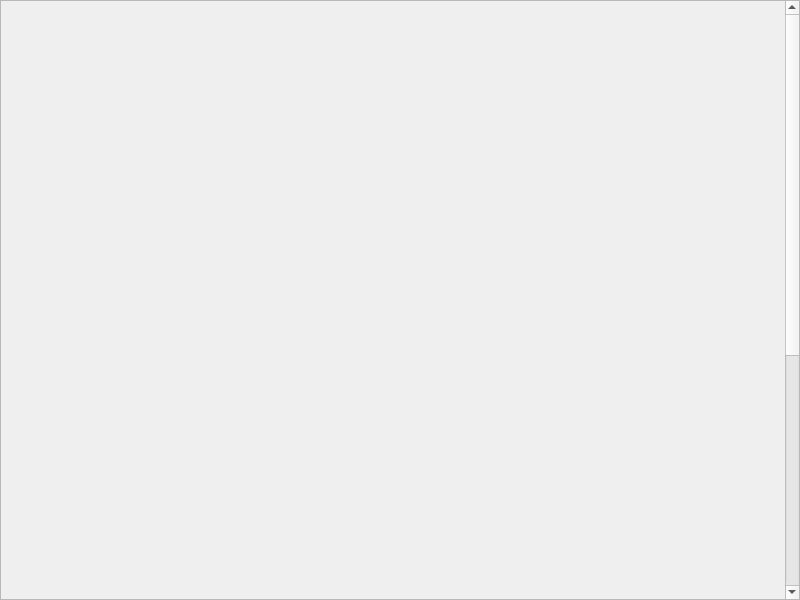
<?xml version="1.0" encoding="UTF-8"?>
<ui version="4.0">
 <class>DetailsPage</class>
 <widget class="QWidget" name="DetailsPage">
  <property name="geometry">
   <rect>
    <x>0</x>
    <y>0</y>
    <width>800</width>
    <height>600</height>
   </rect>
  </property>
  <property name="minimumSize">
   <size>
    <width>0</width>
    <height>600</height>
   </size>
  </property>
  <property name="windowTitle">
   <string>Form</string>
  </property>
  <layout class="QGridLayout" name="gridLayout_2">
   <property name="leftMargin">
    <number>0</number>
   </property>
   <property name="topMargin">
    <number>0</number>
   </property>
   <property name="rightMargin">
    <number>0</number>
   </property>
   <property name="bottomMargin">
    <number>0</number>
   </property>
   <item row="0" column="0">
    <widget class="QScrollArea" name="scrollArea">
     <property name="widgetResizable">
      <bool>true</bool>
     </property>
     <widget class="QWidget" name="scrollAreaWidgetContents">
      <property name="geometry">
       <rect>
        <x>0</x>
        <y>0</y>
        <width>777</width>
        <height>1000</height>
       </rect>
      </property>
      <property name="minimumSize">
       <size>
        <width>0</width>
        <height>1000</height>
       </size>
      </property>
      <property name="maximumSize">
       <size>
        <width>16777215</width>
        <height>16777215</height>
       </size>
      </property>
      <widget class="QWidget" name="gridLayoutWidget">
       <property name="geometry">
        <rect>
         <x>0</x>
         <y>0</y>
         <width>801</width>
         <height>1137</height>
        </rect>
       </property>
       <layout class="QGridLayout" name="features_gridLayout">
        <property name="sizeConstraint">
         <enum>QLayout::SetNoConstraint</enum>
        </property>
        <property name="leftMargin">
         <number>30</number>
        </property>
        <property name="topMargin">
         <number>30</number>
        </property>
        <property name="rightMargin">
         <number>30</number>
        </property>
        <property name="bottomMargin">
         <number>30</number>
        </property>
       </layout>
      </widget>
     </widget>
    </widget>
   </item>
  </layout>
 </widget>
 <resources/>
 <connections/>
</ui>
